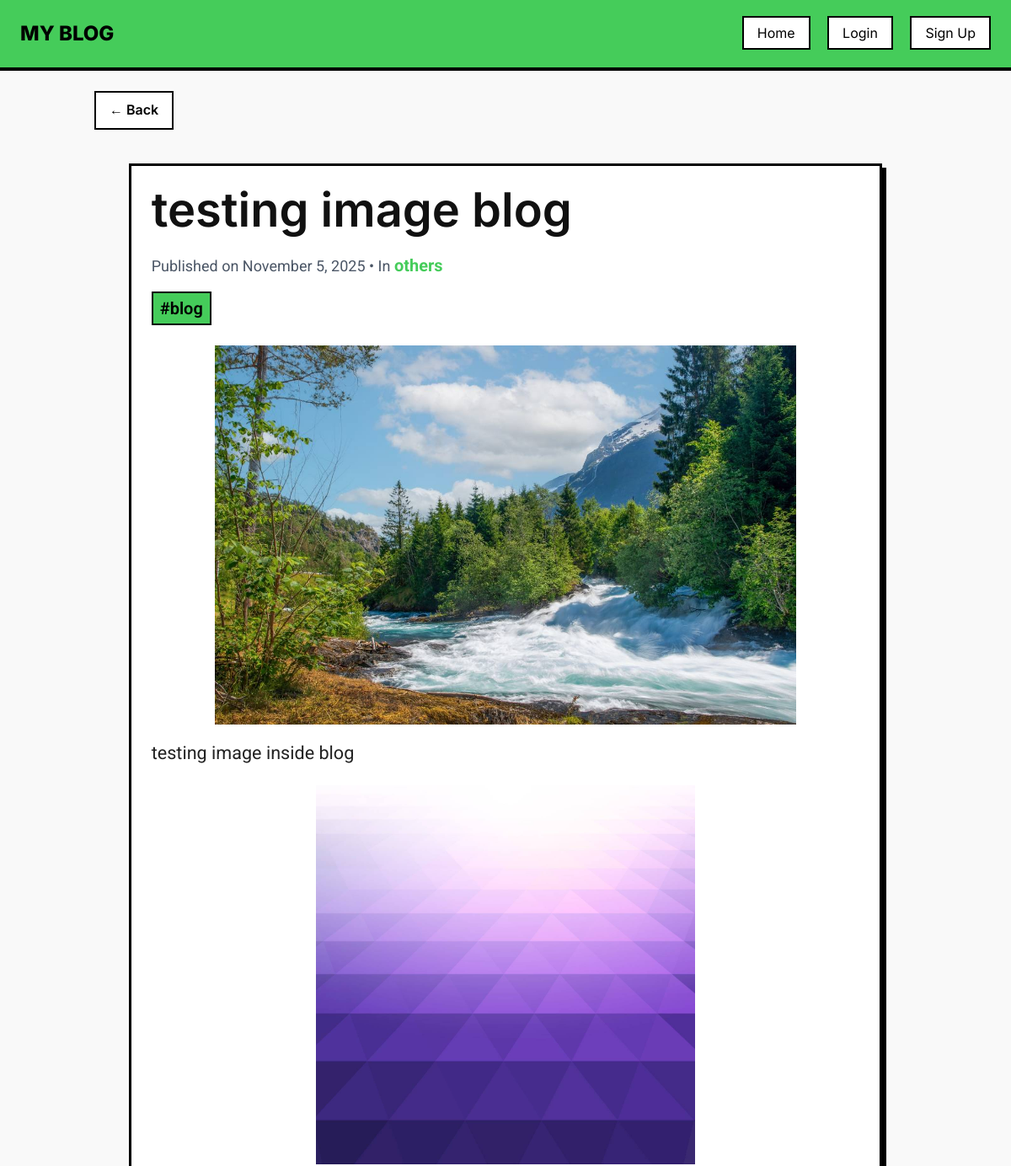
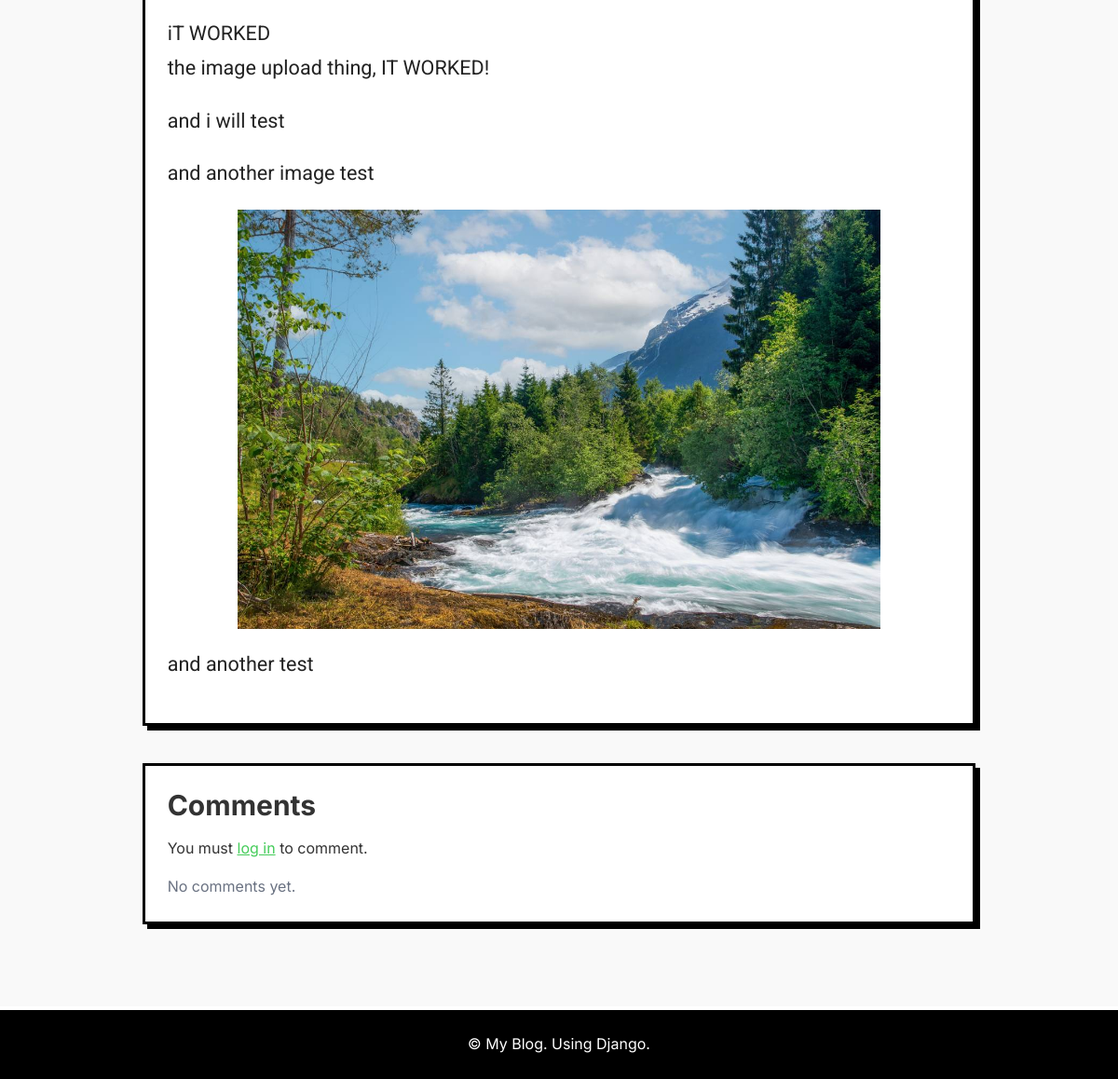
Page /post/testing-image-blog/ on the committed database (2 pictures, top to bottom).
### blog/models.py (models this page shows, shortened)
class BlogPost(models.Model):
    title = models.CharField(max_length=255)
    slug = models.SlugField(unique=True, blank=True)
    category = models.ForeignKey('Category', on_delete=models.SET_NULL, null=True, related_name='posts')
    tags = models.ManyToManyField('Tag', blank=True, related_name='posts')
    content = RichTextField()
    image = models.ImageField(upload_to='blog_images/', blank=True, null=True)
    author = models.ForeignKey(User, on_delete=models.SET_NULL, null=True, blank=True)
    created_at = models.DateTimeField(auto_now_add=True)
    updated_at = models.DateTimeField(auto_now=True)

class Category(models.Model):
    name = models.CharField(max_length=100, unique=True)
    slug = models.SlugField(unique=True, blank=True)

class Tag(models.Model):
    name = models.CharField(max_length=50, unique=True)
    slug = models.SlugField(unique=True, blank=True)

### blog/views.py (the view)
# urls.py: path('post/<slug:slug>/', views.blog_detail, name='blog_detail'),
def blog_detail(request, slug):
    blog_post = get_object_or_404(BlogPost, slug=slug)
    comments = blog_post.comments.all().order_by('-created_at')
    blog_post.content = embed_video(blog_post.content)
    if request.method == 'POST':
        if request.user.is_authenticated:
            form = CommentForm(request.POST)
            if form.is_valid():
                comment = form.save(commit=False)
                comment.post = blog_post
                comment.user = request.user
                comment.save()
                return redirect('blog_detail', slug=slug)
        else:
            return redirect('login')
    else:
        form = CommentForm()
    return render(request, 'blog/blog_detail.html', {
        'blog_post': blog_post,
        'comments': comments,
        'form': form
    })

### blog/templates/blog/blog_detail.html (shortened to what this page needs)
{% extends 'base.html' %}
{% load static %}
{% block content %}
<div class="mb-6">
    <a href="javascript:history.back()" class="inline-block px-4 py-2 border-2 border-black bg-white text-black font-semibold rounded-btn hover:bg-treegreen hover:text-white transition">
      &larr; Back
    </a>
  </div>
<article class="max-w-8xl w-11/12 mx-auto p-6 bg-white neo-card mt-10">
  <h1 class="blog_title text-5xl font-extrabold mb-6 text-black">{{ blog_post.title }}</h1>
  <p class="text-lg text-gray-600 mb-4">
    Published on {{ blog_post.created_at|date:"F j, Y" }}
    {% if blog_post.category %}
      • In
      <a href="{% url 'category_posts' blog_post.category.slug %}" class="text-treegreen text-xl font-bold hover:text-black">
        {{ blog_post.category.name }}
      </a>
    {% endif %}
  </p>
  {% if blog_post.tags.exists %}
    <div class="mb-6 flex flex-wrap gap-2">
      {% for tag in blog_post.tags.all %}
        <a href="{% url 'tag_posts' tag.slug %}" class="inline-block px-2 py-1 border-2 border-black bg-treegreen text-xl text-black font-semibold hover:bg-black hover:text-treegreen transition">
          #{{ tag.name }}
        </a>
      {% endfor %}
    </div>
  {% endif %}
  {% if blog_post.image %}
    <div class="">
      <img src="{{ blog_post.image.url }}" alt="{{ blog_post.title }}" class="w-full h-full object-cover">
    </div>
  {% endif %}
  <div class="prose prose-lg max-w-none">
    {% autoescape off %}
      {{ blog_post.content|safe }}
    {% endautoescape %}
  </div>
</article>
<section class="max-w-8xl w-11/12 mx-auto mt-10 p-6 bg-white neo-card">
  <h2 class="text-3xl font-bold mb-4">Comments</h2>
  {% if user.is_authenticated %}
    <form method="post" class="mb-10 text-xl">
      {% csrf_token %}
      {{ form.as_p }}
      <button type="submit" class="text-xl px-4 py-2 bg-treegreen border-2 border-black font-semibold text-black hover:bg-black hover:text-treegreen transition round-lg">
        Post Comment
      </button>
    </form>
  {% else %}
    <p class="mb-4">You must <a href="{% url 'login' %}" class="text-treegreen underline">log in</a> to comment.</p>
  {% endif %}
  {% for comment in comments %}
    <div class="border-2 border-black p-4 mb-4 bg-gray-50">
      <p class="text-black text-2xl"><strong>{{ comment.user.username }}</strong> — {{ comment.created_at|date:"M j, Y h:i A" }}</p>
      <p class="mt-2 text-xl">{{ comment.content }}</p>
    </div>
  {% empty %}
    <p class="text-gray-500">No comments yet.</p>
  {% endfor %}
</section>
{% endblock %}

### blog/templates/base.html (style rules this page uses)
:root { --treegreen: #45cc5a; }
.bg-treegreen { background-color: var(--treegreen); }
.text-treegreen { color: var(--treegreen); }
.neo-card { border: 3px solid black; box-shadow: 5px 5px 0 black; transition: all 0.2s ease; }
article .blog_title { font-size: 3.5rem; }
body { font-family: 'Inter', sans-serif; line-height: 1.6; color: #333; background-color: #f9f9f9; }
article { font-family: 'Roboto', sans-serif; line-height: 1.75; color: #222; }
article h1, article h2, article h3, article h4, article h5, article h6 { font-family: 'Inter', sans-serif; font-weight: 600; color: #111; }
article h1 { font-size: 2.5rem; }
.prose p { font-size: 1.35rem; margin-bottom: 1.25rem; line-height: 1.7; }
.prose img { max-width: 100%; height: auto; display: block; margin: 20px auto; }
img { display: block; margin: 1rem auto; max-width: 90%; max-height: 450px; width: auto; height: auto; object-fit: cover; }

### rows in the picture
BlogPost: title "testing image blog", created_at "November 5, 2025", category.name "others", image (picture), content "testing image inside blog iT WORKED the image upload thing, IT WORKED! and i will test and another image test and another test", content (picture)
Tag: name "blog"
